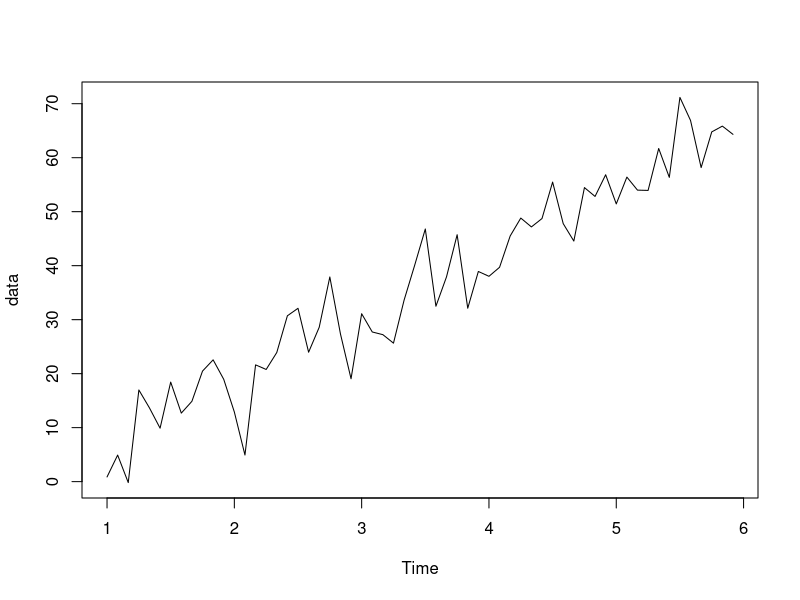

The R source for this figure: (Note: this script raises an error after producing the figure.)
#Make a periodic dataset
set.seed(1)
data <- c(3,2,1,5,7,8,9,1,3,12,4,5)
data <- rep(data,5)
data <- data+seq(1,length(data)) #Add trend
data <- data+rnorm(length(data))*5 #Add noise
data <- ts(data,frequency=12)
plot(data)


#Build models
library(forecast)
model1 <- StructTS(data)
model2 <- ets(data)
model3 <- auto.arima(data)
model4 <- stl(data,s.window='periodic')


#Test accuracy (on training data)
round(accuracy(model1),4)
round(accuracy(model2),4)
round(accuracy(model3),4)
p4 <- model4$time.series
p4 <- p4[,'seasonal']+p4[,'trend']+p4[,'remainder']
round(accuracy(data,p4),4)  #This model needs to be tested OUT of sample


#Forecast 1 period
f1 <- forecast(model1,h=12) #this fails for some reason
f2 <- forecast(model2,h=12)
f3 <- forecast(model3,h=12)
f4 <- forecast(model4,h=12)

par(mfrow = c(2,2))
plot(f1)
plot(f2)
plot(f3)
plot(f4)
